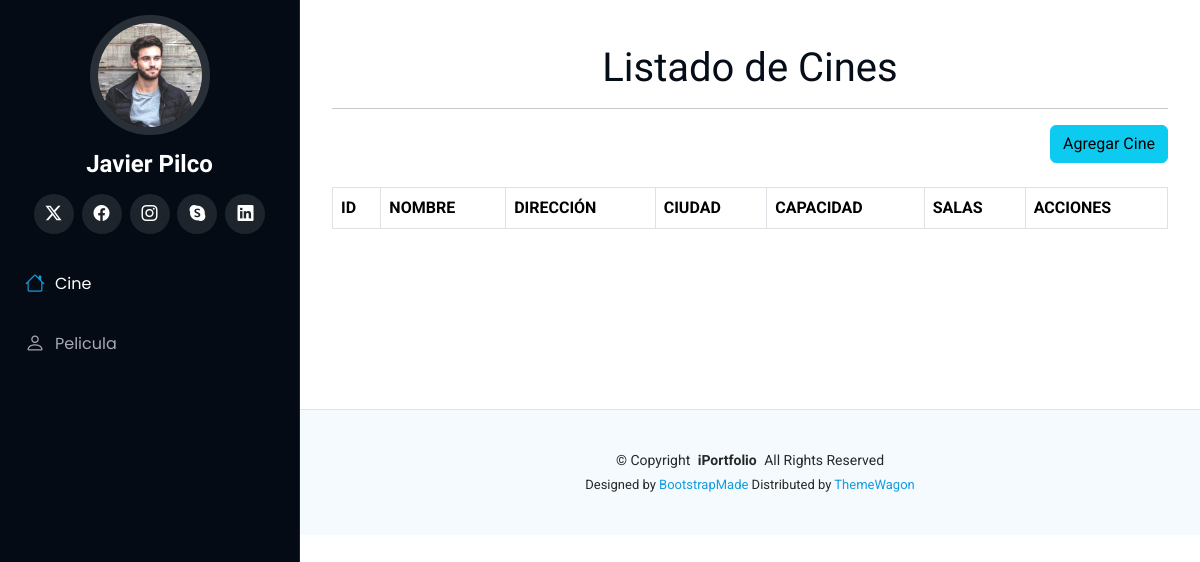
Before: / with the older database file.
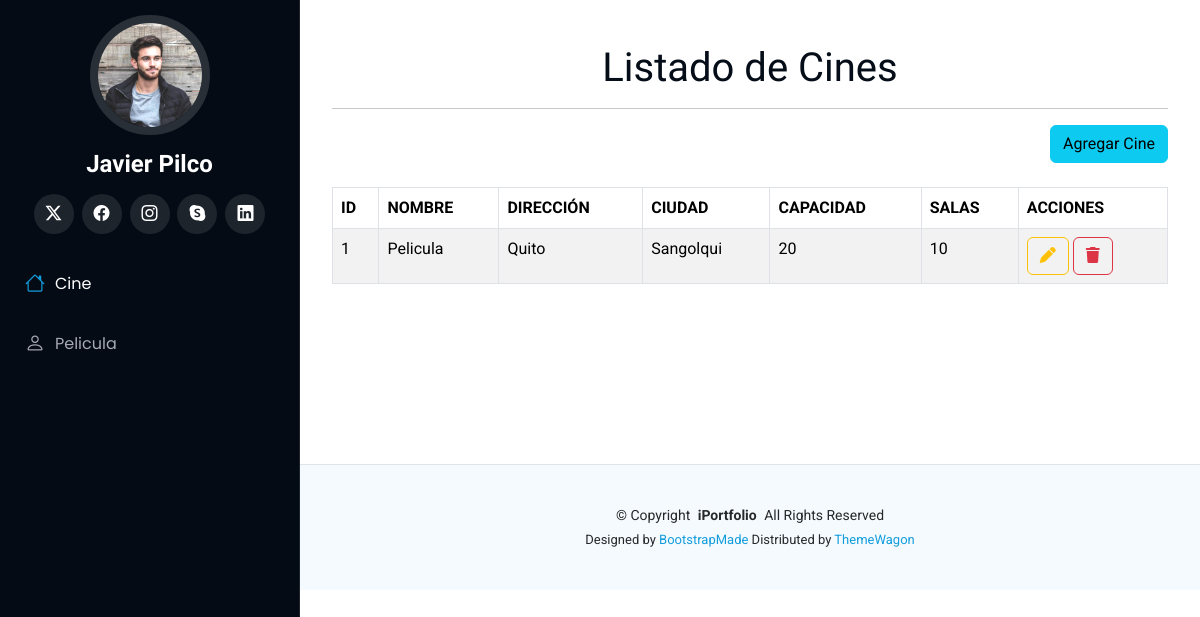
After: the same page with the newer database file.
### Aplicaciones/Funcion/models.py (models this page shows)
class Cine(models.Model):
    nombre = models.CharField(max_length=100)
    direccion = models.CharField(max_length=200)
    ciudad = models.CharField(max_length=100)
    capacidad_total = models.PositiveIntegerField()
    numero_salas = models.PositiveIntegerField()

### Aplicaciones/Funcion/views.py (the view)
# urls.py: path('', views.listar_cines),
def listar_cines(request):
    cines = Cine.objects.all()
    return render(request, "inicio_cine.html", {"cines": cines})

### Aplicaciones/Funcion/templates/inicio_cine.html (shortened to what this page needs)
{% extends './plantilla.html' %}
{% block contenido %}
<br>
<h1 class="text-center">Listado de Cines</h1>
<hr>
<div class="row">
    <div class="text-end">
        <a href="nuevoCine" class="btn btn-info text-right">
            Agregar Cine
        </a>
    </div>
</div>
<br>
<table class="table table-bordered table-striped table-hover" id="tbl_cines">
    <thead>
        <tr class="bg-primary">
            <th>ID</th>
            <th>NOMBRE</th>
            <th>DIRECCIÓN</th>
            <th>CIUDAD</th>
            <th>CAPACIDAD</th>
            <th>SALAS</th>
            <th>ACCIONES</th>
        </tr>
    </thead>
    <tbody>
        {% for cine in cines %}
            <tr>
                <td>{{ cine.id }}</td>
                <td>{{ cine.nombre }}</td>
                <td>{{ cine.direccion }}</td>
                <td>{{ cine.ciudad }}</td>
                <td>{{ cine.capacidad_total }}</td>
                <td>{{ cine.numero_salas }}</td>
                <td>
                    <a href="editarCine/{{ cine.id }}" class="btn btn-outline-warning">
                        <i class="fa fa-pen"></i>
                    </a>
                    <a href="#" data-id="{{ cine.id }}" class="btn btn-outline-danger btnEliminar">
                        <i class="fa fa-trash"></i>
                    </a>
                </td>
            </tr>
        {% endfor %}
    </tbody>
</table>
<br><br><br><br><br><br>
{% endblock %}

### Aplicaciones/Funcion/templates/plantilla.html (shortened to what this page needs)
{% load static %}
<!DOCTYPE html>
<html lang="en">
<head>
  <link href="{% static 'assets/vendor/bootstrap/css/bootstrap.min.css' %}" rel="stylesheet">
  <link href="{% static 'assets/vendor/bootstrap-icons/bootstrap-icons.css' %}" rel="stylesheet">
  <link href="{% static 'assets/vendor/aos/aos.css' %}" rel="stylesheet">
  <link href="{% static 'assets/vendor/glightbox/css/glightbox.min.css' %}" rel="stylesheet">
  <link href="{% static 'assets/vendor/swiper/swiper-bundle.min.css' %}" rel="stylesheet">
  <link rel="stylesheet" href="https://cdnjs.cloudflare.com/ajax/libs/font-awesome/6.7.2/css/all.min.css" />
  <link rel="stylesheet" href="https://cdn.datatables.net/2.3.1/css/dataTables.dataTables.min.css">
  <link rel="stylesheet" href="https://cdnjs.cloudflare.com/ajax/libs/bootstrap-fileinput/5.5.4/css/fileinput.min.css" />
  <link href="{% static 'assets/css/main.css' %}" rel="stylesheet">
</head>
<body class="index-page">
  <header id="header" class="header dark-background d-flex flex-column">
    <div class="profile-img">
      <img src="{% static 'assets/img/my-profile-img.jpg' %}" alt="" class="img-fluid rounded-circle">
    </div>
    <a href="#" class="logo d-flex align-items-center justify-content-center">
      <h1 class="sitename">Javier Pilco</h1>
    </a>
    <div class="social-links text-center">
      <a href="#" class="twitter"><i class="bi bi-twitter-x"></i></a>
      <a href="#" class="facebook"><i class="bi bi-facebook"></i></a>
      <a href="#" class="instagram"><i class="bi bi-instagram"></i></a>
      <a href="#" class="google-plus"><i class="bi bi-skype"></i></a>
      <a href="#" class="linkedin"><i class="bi bi-linkedin"></i></a>
    </div>
    <nav id="navmenu" class="navmenu">
      <ul>
        <li><a href="/" class="active"><i class="bi bi-house navicon"></i> Cine</a></li>
        <li><a href="/peliculas"><i class="bi bi-person navicon"></i> Pelicula</a></li>
      </ul>
    </nav>
  </header>
  <main class="main-content">
    <div class="container">
      {% block contenido %}
      {% endblock %}
    </div>
  </main>
  <footer id="footer" class="footer position-relative light-background">
    <div class="container">
      <div class="copyright text-center">
        <p>© <span>Copyright</span> <strong class="px-1 sitename">iPortfolio</strong> <span>All Rights Reserved</span></p>
      </div>
      <div class="credits">
        Designed by <a href="https://bootstrapmade.com/">BootstrapMade</a> Distributed by <a href="https://themewagon.com">ThemeWagon</a>
      </div>
    </div>
  </footer>
</body>
</html>

### Pelicula/static/assets/css/main.css (style rules this page uses)
:root { --default-font: "Roboto", system-ui, -apple-system, "Segoe UI", Roboto, "Helvetica Neue", Arial, "Noto Sans", "Liberation Sans", sans-serif, "Apple Color Emoji", "Segoe UI Emoji", "Segoe UI Symbol", "Noto Color Emoji"; --heading-font: "Raleway", sans-serif; --nav-font: "Poppins", sans-serif; }
:root { --background-color: #ffffff; --default-color: #272829; --heading-color: #050d18; --accent-color: #149ddd; --surface-color: #ffffff; --contrast-color: #ffffff; }
:root { --nav-color: #a8a9b4; --nav-hover-color: #ffffff; --nav-mobile-background-color: #040b14; --nav-dropdown-background-color: #040b14; --nav-dropdown-color: #a8a9b4; --nav-dropdown-hover-color: #ffffff; }
.light-background { --background-color: #f4fafd; --surface-color: #ffffff; }
.dark-background { --background-color: #040b14; --default-color: #ffffff; --heading-color: #ffffff; --surface-color: #151f2b; --contrast-color: #ffffff; }
:root { scroll-behavior: smooth; }
body { color: var(--default-color); background-color: var(--background-color); font-family: var(--default-font); }
a { color: var(--accent-color); text-decoration: none; transition: 0.3s; }
h1, h2, h3, h4, h5, h6 { color: var(--heading-color); font-family: var(--heading-font); }
.header { color: var(--default-color); background-color: var(--background-color); position: fixed; top: 0; left: 0; bottom: 0; padding: 0 15px; width: 300px; transition: all ease-in-out 0.3s; overflow-y: auto; z-index: 997; border-right: 1px solid color-mix(in srgb, var(--default-color), transparent 90%); }
.header .profile-img img { margin: 15px auto; display: block; width: 120px; border: 8px solid color-mix(in srgb, var(--default-color), transparent 85%); }
.header .logo { line-height: 1; margin-bottom: 15px; }
.header .logo h1 { font-size: 24px; margin: 0; font-weight: 700; color: var(--heading-color); }
.header .social-links { margin: 0 0 20px 0; }
.header .social-links a { font-size: 16px; display: inline-flex; align-items: center; justify-content: center; background: color-mix(in srgb, var(--default-color), transparent 90%); color: var(--default-color); margin: 0 2px; border-radius: 50%; text-align: center; width: 40px; height: 40px; transition: 0.3s; }
@media (min-width: 1200px) { .header~main, .header~#footer { margin-left: 300px; } }
.navmenu { padding: 0; z-index: 9997; }
.navmenu ul { list-style: none; padding: 0 0 20px 0; margin: 0; }
.navmenu a, .navmenu a:focus { color: var(--nav-color); padding: 15px 10px; font-family: var(--nav-font); font-size: 16px; font-weight: 400; display: flex; align-items: center; white-space: nowrap; transition: 0.3s; width: 100%; }
.navmenu a .navicon, .navmenu a:focus .navicon { font-size: 20px; margin-right: 10px; }
.navmenu a:hover, .navmenu .active, .navmenu .active:focus { color: var(--nav-hover-color); }
.navmenu a:hover .navicon, .navmenu .active .navicon, .navmenu .active:focus .navicon { color: var(--accent-color); }
.footer { color: var(--default-color); background-color: var(--background-color); font-size: 14px; padding: 40px 0; position: relative; border-top: 1px solid color-mix(in srgb, var(--default-color), transparent 90%); }
.footer .copyright p { margin-bottom: 0; }
.footer .credits { margin-top: 4px; font-size: 13px; text-align: center; }

### Aplicaciones/Funcion/templates/plantilla.html (style rules this page uses)
.main-content { margin-left: 300px; padding: 20px; }

Changed rows visible on the page:
added Cine: id "1", nombre "Pelicula", direccion "Quito", ciudad "Sangolqui", capacidad_total "20", numero_salas "10"
